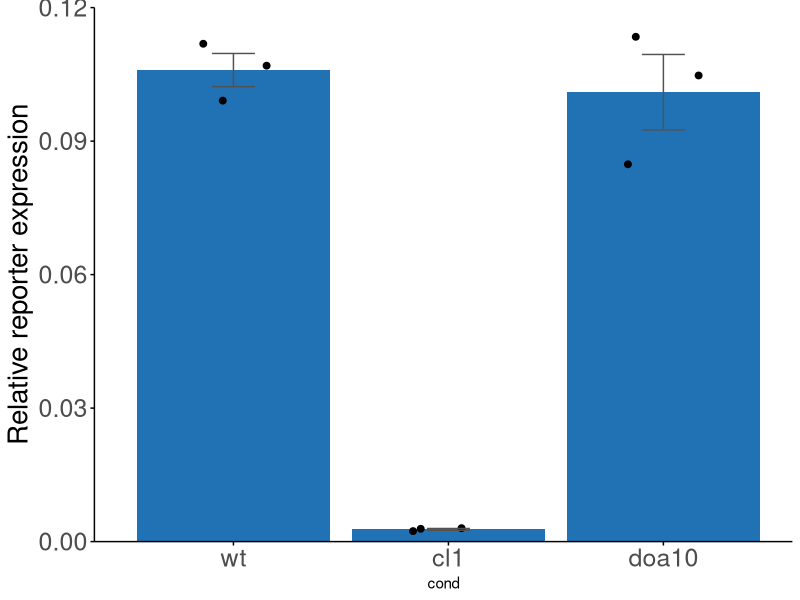

R code for this plot:
library(ggplot2)
library(ggpubr)
setwd("~/CiBERopt_main/CiberOpt_fig3/CL1_doa10_qpcr/")

cq = read.csv("wt_cl1_doa10_qpcr.csv")
cq = aggregate(Ct..dR.~name, cq,mean)
cq$biorep = paste0(sapply(strsplit(cq$name,'_'),'[[',1),'_',sapply(strsplit(cq$name,'_'),'[[',3))
cq$target = paste0(sapply(strsplit(cq$name,'_'),'[[',2))

df = as.data.frame.matrix(t(xtabs(Ct..dR.~target + biorep,cq)))
df$cq_diff = df$YFP-df$CFP
df$amount = 2^-df$cq_diff
df$cond =  sapply(strsplit(rownames(df),'_'),'[[',1)

#manually inspect p values, label in illustrator because it's easier
#perform on unexponentiated cq diff
pvals = compare_means(cq_diff~cond,df,method='t.test',paired = F)
#manually inspect
df$cond = factor(df$cond,levels=c('wt','cl1','doa10'))

p = ggplot(df, aes(x=cond,y=amount, fill='black')) +
  geom_bar(position='dodge', stat='summary',fun.y='mean')+ 
  scale_fill_manual(values='#2171b5') + 
  geom_point(position=position_jitterdodge(dodge.width = 0.9), size=2) + 
  geom_errorbar(stat = 'summary', position = 'dodge', width = 0.2,color='#525252') +
  scale_y_continuous(expand=c(0,0),limits =c(0,0.12)) + ylab('Relative reporter expression') + 
  theme_classic() + 
  theme(panel.grid = element_blank(),
        axis.line = element_line(color = "black"),
        axis.ticks = element_line(color = "black",),
        axis.ticks.length = unit(0.1,'cm'),
        axis.text = element_text(size=18),
        axis.title.y=element_text(size=20),
        legend.position = "none",
        panel.border = element_blank())

if(!(file.exists('cl1_qpcr.pdf'))){
  ggsave('cl1_qpcr.pdf',p,height = 4,width = 3, units='in')
}

